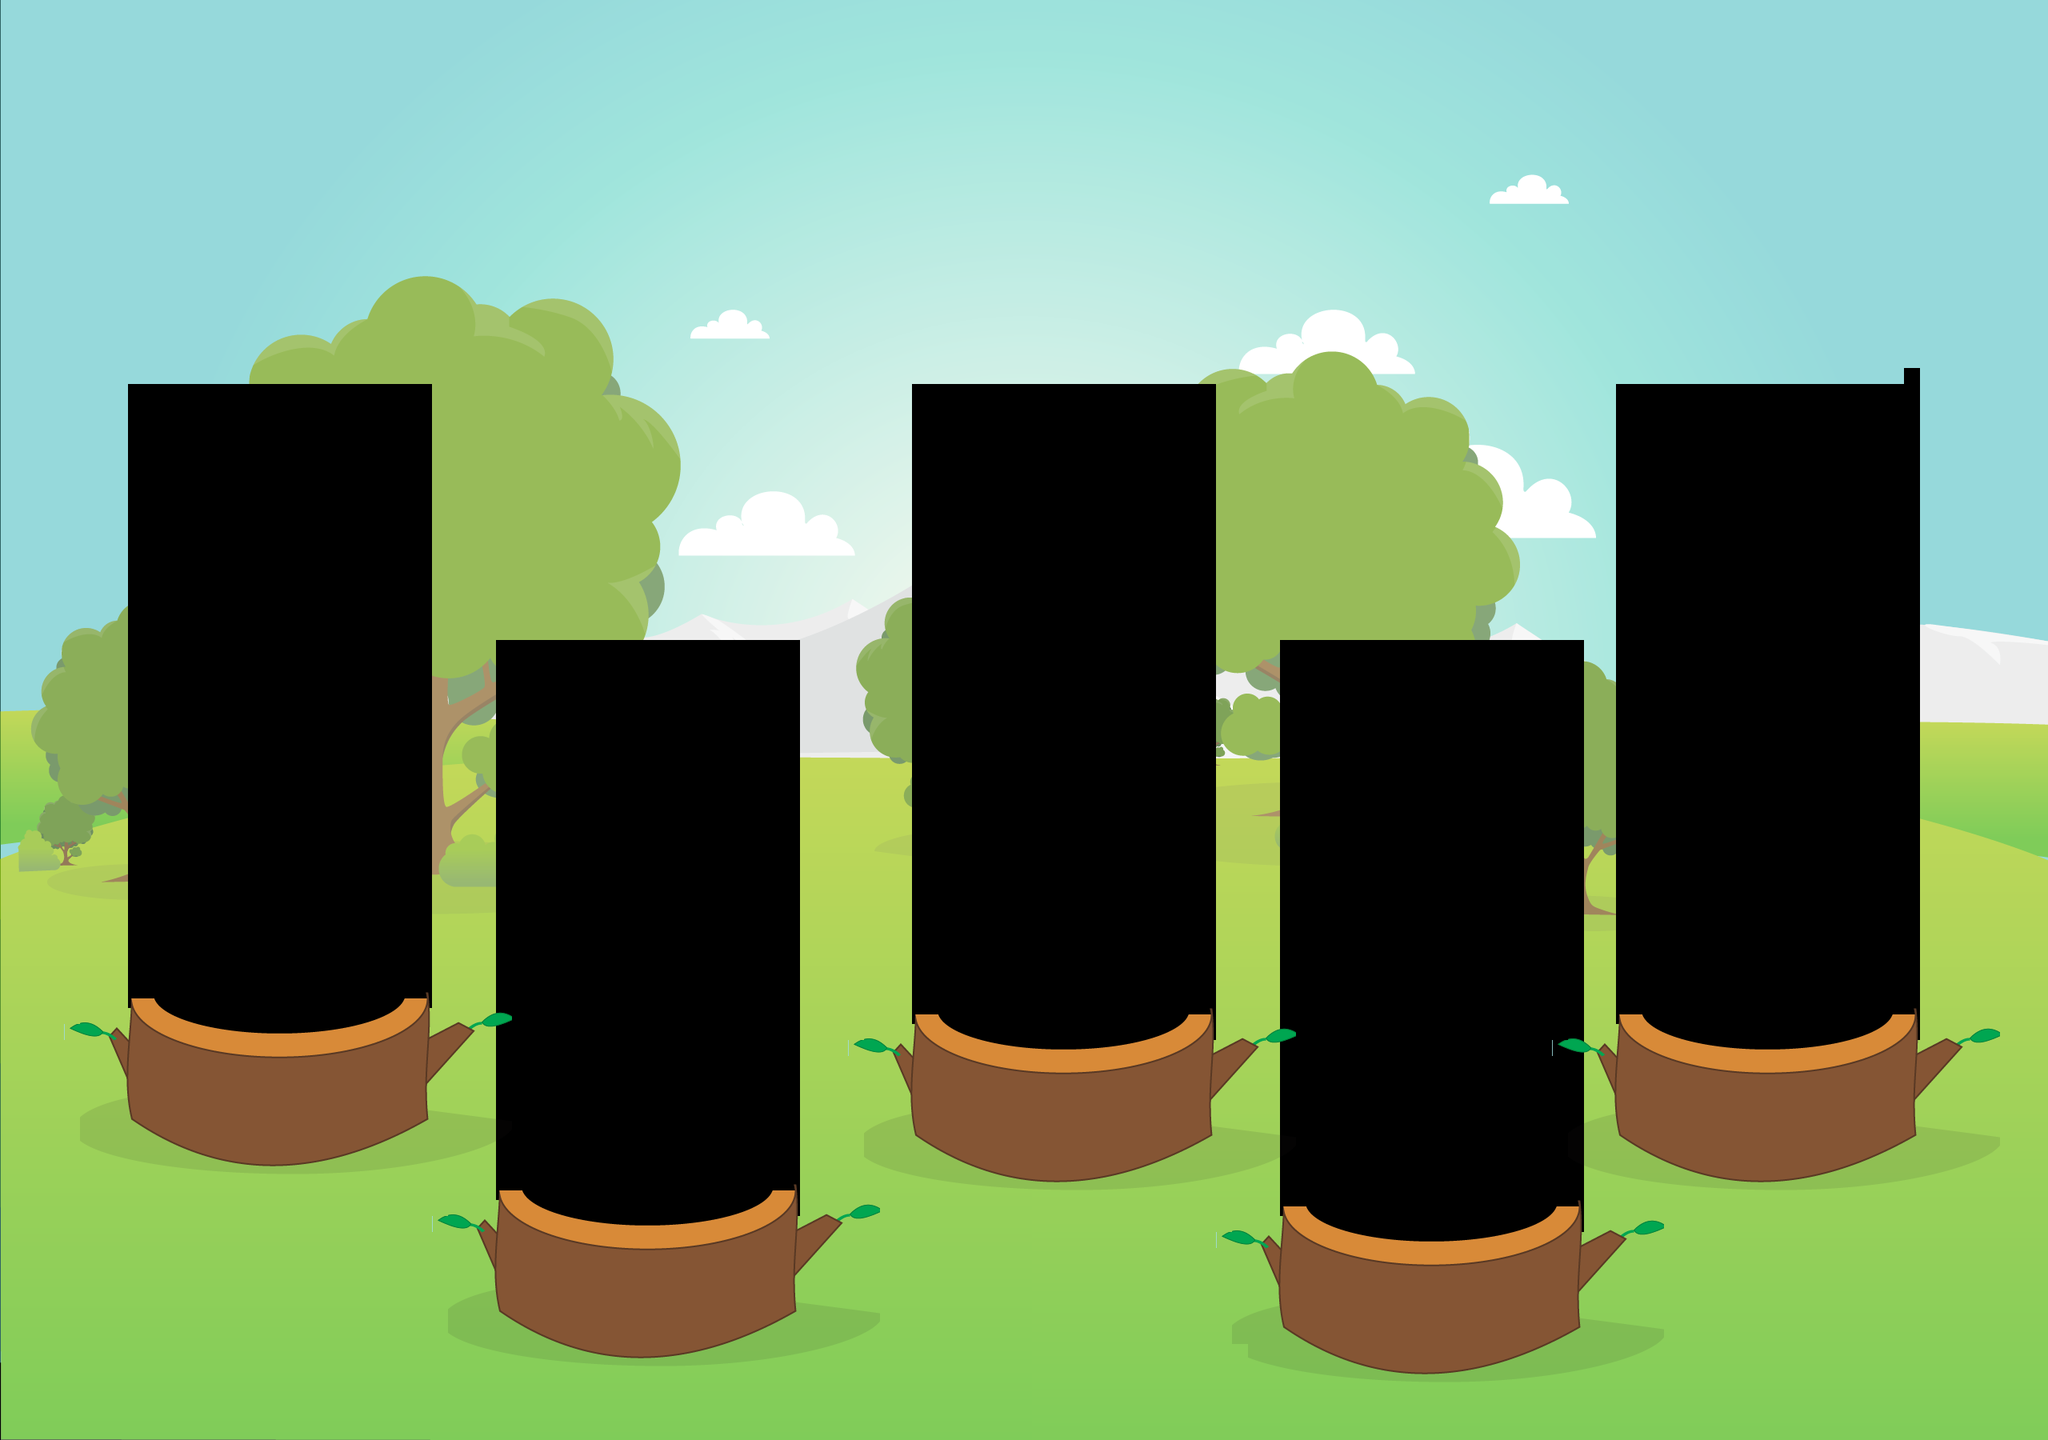

Tiled map render using the project's own tile images. Description and the map definition, with tile-layer contents summarised, below:
An orthogonal 128x90 tile map with 20x20 px tiles, 2 tile layers (Tile Layer 1, Tile Layer 3).

<map version="1.0" orientation="orthogonal" renderorder="right-up" width="128" height="90" tilewidth="20" tileheight="20" nextobjectid="1">
 <tileset firstgid="1" name="play5" tilewidth="20" tileheight="20" tilecount="15660" columns="174">
  <image source="play5.png" width="3496" height="1808" />
 </tileset>
 <layer name="Tile Layer 1" width="128" height="90">
  <data>[11520 cells, 7750 non-empty, 7750 distinct tile ids]</data>
 </layer>
 <layer name="Tile Layer 3" width="128" height="90">
  <data>[11520 cells, 1623 non-empty, 325 distinct tile ids]</data>
 </layer>
</map>
